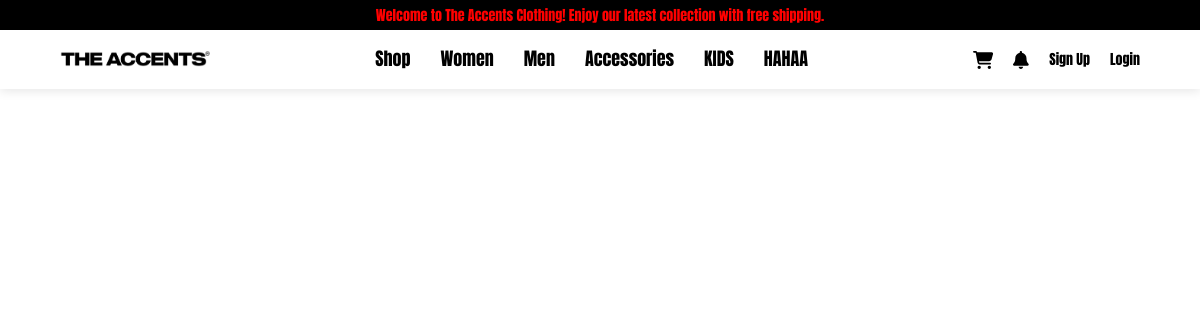
Screenshot of /shop_customer.php with the database file from the repository.
### tables this page shows
CREATE TABLE `categories` (
  `id` int(11) NOT NULL,
  `category_name` varchar(100) NOT NULL,
  `date_added` timestamp NOT NULL DEFAULT current_timestamp(),
  `date_edited` timestamp NOT NULL DEFAULT current_timestamp() ON UPDATE current_timestamp()
);

### shop_customer.php (the view, shortened to what this page needs)
<?php
require 'db_connection.php';
$username = htmlspecialchars($_SESSION['username']);
$category_query = "SELECT category_name FROM categories";
$category_result = $conn->query($category_query);
?>
<!DOCTYPE html>
<html lang="en">
<head>
    <link rel="stylesheet" href="https://cdnjs.cloudflare.com/ajax/libs/font-awesome/6.6.0/css/all.min.css">
</head>
<body>
<header>
    <div class="running-text">
        <span>Welcome to The Accents Clothing! Enjoy our latest collection with free shipping.</span>
    </div>
    <nav>
        <div class="logo">
            <a href="homepage.php"><img src="images/the_accents_logo.png" alt="The Accents Logo"></a>
        </div>
        <div class="nav-links">
            <a href="shop_customer.php">Shop</a>
            <?php
            while ($row = $category_result->fetch_assoc()) {
                $category = htmlspecialchars($row['category_name']);
                echo "<a href='shop_customer.php?category=$category'>$category</a>";
            }
            ?>
        </div>
        <div class="user-links">
            <?php if ($username !== "Guest") : ?>
                <a href="cart.php"><i class="fas fa-shopping-cart"></i></a>
                <a href="notifications.php"><i class="fas fa-bell"></i></a>
            <?php else : ?>
                <a href="login.php"><i class="fas fa-shopping-cart"></i></a>
                <a href="login.php"><i class="fas fa-bell"></i></a>
            <?php endif; ?>
            <?php if ($username !== "Guest") : ?>
                <div class="profile-circle">
                    <?php echo strtoupper(substr($username, 0, 1)); ?>
                </div>
                <a href="logout.php" style="font-size: 14px; color: black;">Logout</a>
            <?php else : ?>
                <a href="signup.php" style="font-size: 14px;">Sign Up</a>
                <a href="login.php" style="font-size: 14px;">Login</a>
            <?php endif; ?>
        </div>
    </nav>
</header>
</body>
</html>

### shop_customer.php (style rules this page uses)
* { margin: 0; padding: 0; font-family: "Anton", sans-serif; box-sizing: border-box; }
header { width: 100%; position: fixed; top: 0; left: 0; z-index: 1000; background: white; }
.running-text { background-color: black; color: red; padding: 10px 0; text-align: center; font-size: 14px; overflow: hidden; white-space: nowrap; position: relative; height: 30px; display: flex; align-items: center; font-family: "Atkinson Hyperlegible Mono", monospace; }
.running-text span { display: inline-block; position: absolute; width: 100%; background-color: black; animation: marquee 30s linear infinite; }
nav { display: flex; justify-content: space-between; align-items: center; padding: 15px 5%; background-color: white; box-shadow: 0px 2px 10px rgba(0, 0, 0, 0.1); }
.logo img { width: 150px; }
.nav-links { display: flex; gap: 30px; }
.nav-links a { position: relative; text-decoration: none; font-size: 18px; color: black; transition: 0.3s; display: inline-block; }
.nav-links a::after { content: ''; width: 0%; height: 2px; background: black; display: block; margin: auto; transition: 0.5s; }
.user-links { display: flex; align-items: center; gap: 20px; }
.user-links a { text-decoration: none; font-size: 18px; color: black; transition: 0.3s; }

### rows the page displays
categories: category_name "Women"
categories: category_name "Men"
categories: category_name "Accessories"
categories: category_name "KIDS"
categories: category_name "HAHAA"
